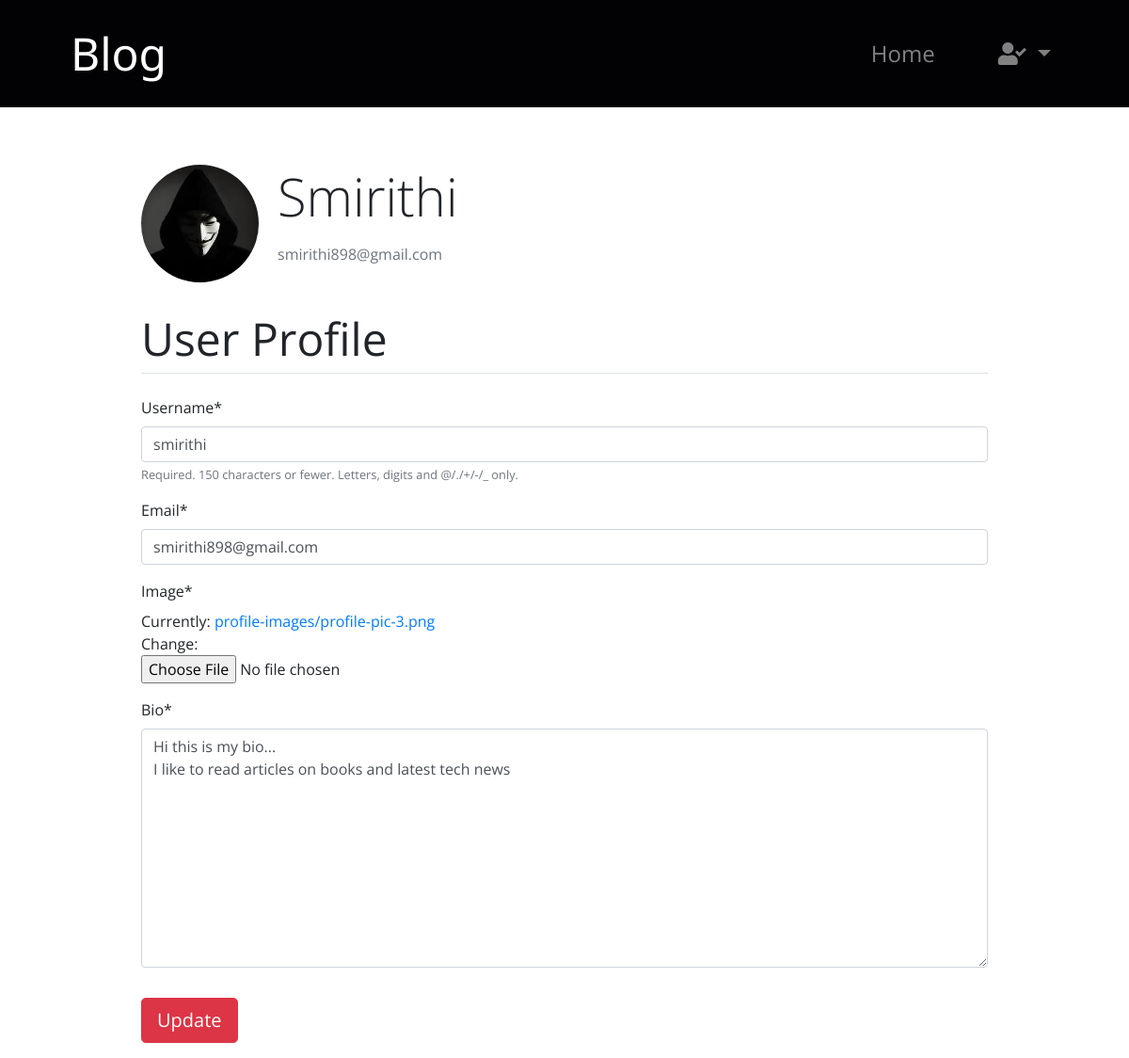
The page /profile/ (signed in) on the database as committed earlier.
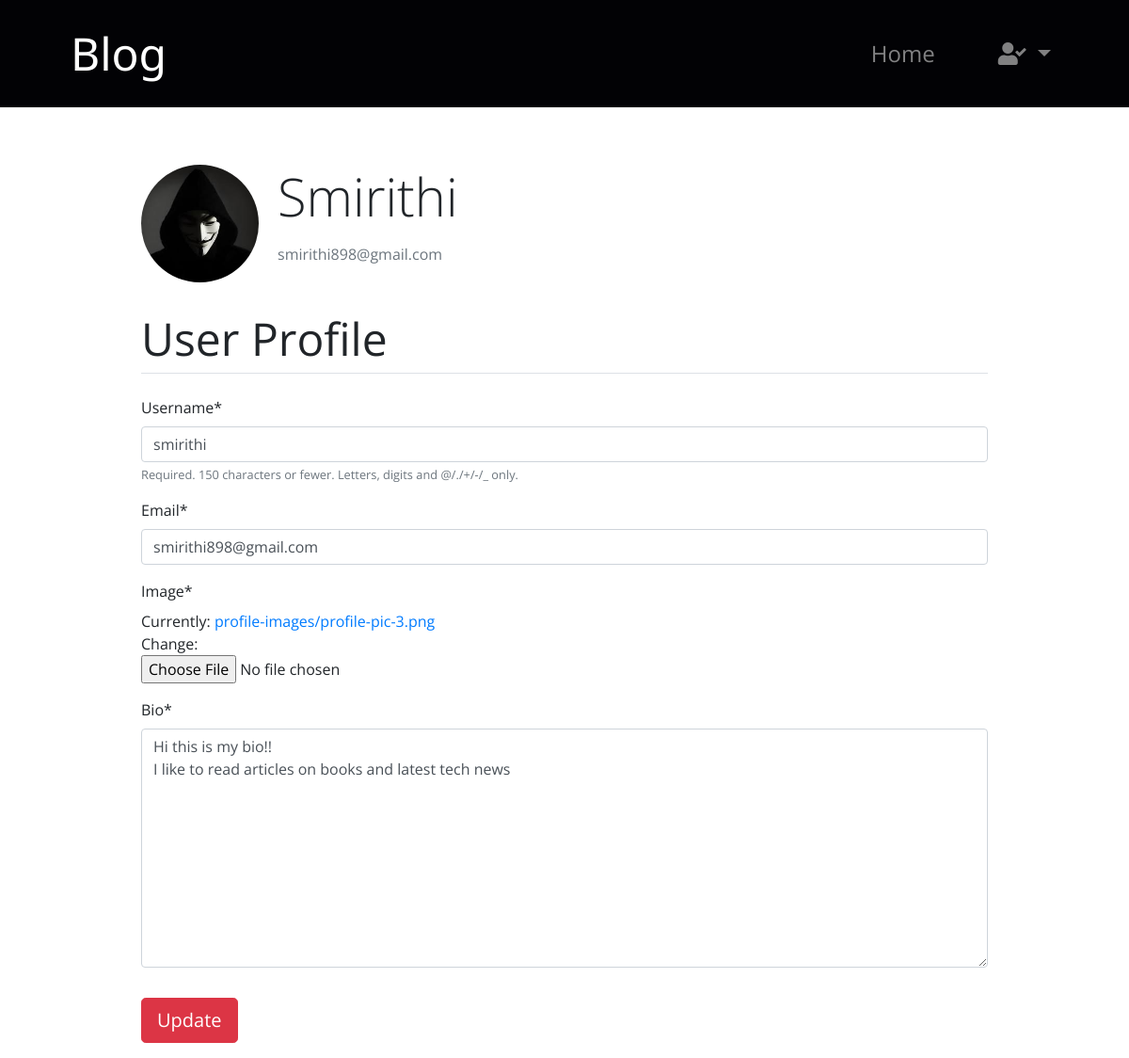
The same page on the database as committed later.
### users/models.py (models this page shows, shortened)
class Profile(models.Model):
    user = models.OneToOneField(User, on_delete=models.CASCADE)
    image = models.ImageField(default='default.jpg', upload_to="profile-images")
    bio = models.TextField()

### users/views.py (the view)
# urls.py: path('profile/', user_views.profile, name='profile'),
@login_required(login_url='login')
def profile(request):
    if request.method == 'POST':
        u_form = UserUpdateForm(request.POST, instance=request.user)
        p_form = ProfileUpdateForm(request.POST,
                                   request.FILES,
                                   instance=request.user.profile)
        if u_form.is_valid() and p_form.is_valid():
            u_form.save()
            p_form.save()
            return redirect('profile')
    else:
        u_form = UserUpdateForm(instance=request.user)
        p_form = ProfileUpdateForm(instance=request.user.profile)
        context = {
            'title': "Profile",
            'u_form': u_form,
            'p_form': p_form
        }
        return render(request, 'users/profile.html', context=context)

### users/forms.py
class UserUpdateForm(forms.ModelForm):
    email = forms.EmailField()
    class Meta:
        model = User
        fields = ['username', 'email']

class ProfileUpdateForm(forms.ModelForm):
    class Meta:
        model = Profile
        fields = ['image', 'bio']

### users/templates/users/profile.html (shortened to what this page needs)
{% extends 'blog/base.html' %}
{% load crispy_forms_tags %}
{% load static %}
{% block content %}
    <div class="container content-section">
        <div class="media mb-4">
            <img class="rounded-circle profile-img align-self-center"
                 src="{{ user.profile.image.url }}" alt="User profile img">
            <div class="media-body user-info">
                <p class="display-4">{{ user.username|capfirst }}</p>
                <p class="text-secondary">{{ user.email }}</p>
            </div>
        </div>
        <form method="POST" enctype="multipart/form-data">
            <fieldset class="form-group">
                <legend class="border-bottom mb-4 legend-text">User Profile</legend>
                {{ u_form|crispy }}
                {{ p_form|crispy }}
            </fieldset>
            <div class="form-group">
                <button type="submit" class="btn btn-danger btn-lg">Update</button>
            </div>
        </form>
    </div>
{% endblock %}

### blog/templates/blog/base.html (shortened to what this page needs)
<!DOCTYPE html>
<html lang="en">
{% load static %}
<head>
    <link rel="stylesheet" href="https://maxcdn.bootstrapcdn.com/bootstrap/4.0.0/css/bootstrap.min.css">
    <link rel="stylesheet" href="{% static 'blog/css/styles.css' %}">
    <link rel="stylesheet" href="https://pro.fontawesome.com/releases/v5.10.0/css/all.css"/>
</head>
<body>
    <div class="container-fluid main-page-section">
        <nav class="navbar navbar-expand-lg navbar-dark py-lg-3 fixed-top navigation">
            <a class="navbar-brand" href="{% url 'blog-home' %}">Blog</a>
            <ul class="navbar-nav ml-auto">
                <li class="nav-item">
                    <a class="nav-link" href="{% url 'blog-home' %}">Home</a>
                </li>
                {% block navDropDown %}
                {% if user.is_authenticated %}
                <li class="nav-item dropdown">
                    <a class="nav-link dropdown-toggle" href="#" id="navbarDropdownMenuLinkLogIn" data-toggle="dropdown" aria-haspopup="true" aria-expanded="false">
                        <i class="fas fa-user-check"></i>
                    </a>
                </li>
                {% endif %}
                {% endblock %}
            </ul>
        </nav>
    </div>
    {% block content %} {% endblock %}
</body>
</html>

### blog/static/blog/css/styles.css (style rules this page uses)
body { font-family: 'Open Sans', sans-serif; font-style: normal; }
.main-page-section { padding: 0px; }
.navbar-brand { font-family: 'Noto Sans', sans-serif; font-size: 3rem; }
.nav-item { font-size: 1.5rem; margin-left: 51px; }
.navigation { background-color: #020205; color: #F2F4F7; padding: 0px 75px; }
.content-section { width: 900px; margin-top: 175px; padding-right: 0px; padding-left: 0px; }
.legend-text { font-size: 3rem; }
.profile-img { width: 125px; height: 125px; }
.user-info { margin-left: 20px; }
a, a:hover { text-decoration: none; }

Rows that differ between the two databases and show on the page:
changed Profile: bio "Hi this is my bio... I like to read articles on books and latest tech news" → "Hi this is my bio!! I like to read articles on books and latest tech news"
